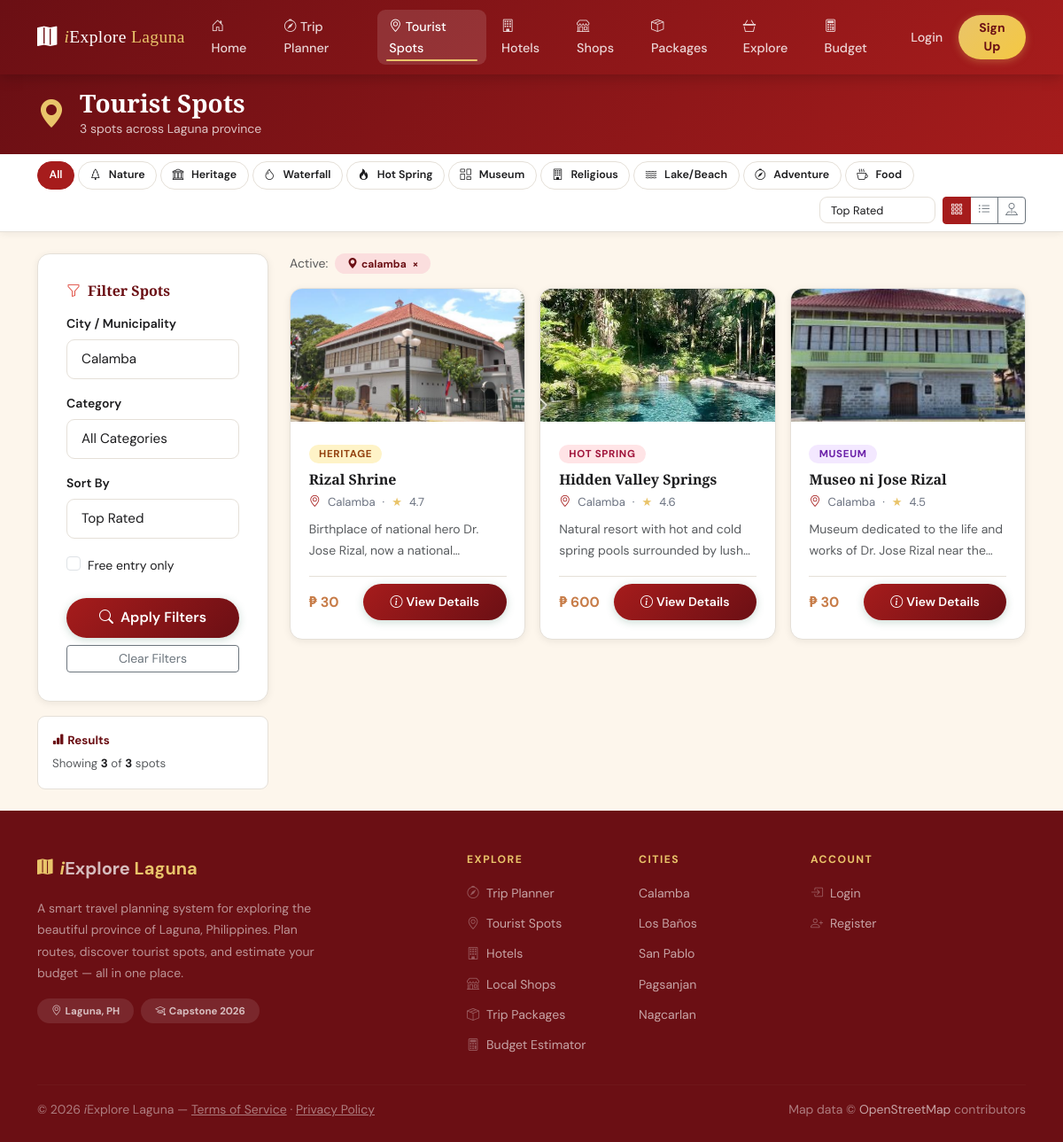
The page /pages/spots.php?city=calamba on the database its author committed.
### tables this page shows
CREATE TABLE `tourist_spots` (
  `id` int(10) UNSIGNED NOT NULL,
  `city_id` int(10) UNSIGNED NOT NULL,
  `name` varchar(150) NOT NULL,
  `slug` varchar(150) NOT NULL,
  `description` text DEFAULT NULL,
  `category` enum('nature','heritage','waterfall','hotspring','museum','religious','beach_lake','adventure','food') NOT NULL,
  `entrance_fee` decimal(8,2) DEFAULT 0.00,
  `operating_hours` varchar(100) DEFAULT NULL,
  `contact_number` varchar(50) DEFAULT NULL,
  `latitude` decimal(10,7) NOT NULL,
  `longitude` decimal(10,7) NOT NULL,
  `rating` decimal(3,2) DEFAULT 4.00,
  `image_url` varchar(255) DEFAULT NULL,
  `google_maps_url` varchar(255) DEFAULT NULL,
  `website_url` varchar(255) DEFAULT NULL,
  `tips` text DEFAULT NULL,
  `is_active` tinyint(1) DEFAULT 1,
  `is_closed` tinyint(1) NOT NULL DEFAULT 0,
  `closure_reason` varchar(255) DEFAULT NULL,
  `closed_until` date DEFAULT NULL,
  `closure_updated_at` datetime DEFAULT NULL,
  `created_at` timestamp NOT NULL DEFAULT current_timestamp()
);

CREATE TABLE `cities` (
  `id` int(10) UNSIGNED NOT NULL,
  `name` varchar(100) NOT NULL,
  `slug` varchar(100) NOT NULL,
  `description` text DEFAULT NULL,
  `latitude` decimal(10,7) NOT NULL,
  `longitude` decimal(10,7) NOT NULL
);

### includes/helpers.php (called while the page is built, shortened)
<?php
require_once __DIR__ . '/db.php';
function spot_categories(): array {
    return [
        'nature'     => ['icon' => 'bi-tree',           'label' => 'Nature',      'bg' => '#fbdede', 'fg' => '#6b0f14'],
        'heritage'   => ['icon' => 'bi-bank',            'label' => 'Heritage',    'bg' => '#fef3c7', 'fg' => '#92400e'],
        'waterfall'  => ['icon' => 'bi-droplet',         'label' => 'Waterfall',   'bg' => '#dbeafe', 'fg' => '#1e40af'],
        'hotspring'  => ['icon' => 'bi-fire',            'label' => 'Hot Spring',  'bg' => '#ffe4e6', 'fg' => '#9f1239'],
        'museum'     => ['icon' => 'bi-columns-gap',     'label' => 'Museum',      'bg' => '#f3e8ff', 'fg' => '#6b21a8'],
        'religious'  => ['icon' => 'bi-building',        'label' => 'Religious',   'bg' => '#fff7ed', 'fg' => '#9a3412'],
        'beach_lake' => ['icon' => 'bi-water',            'label' => 'Lake/Beach',  'bg' => '#e0f2fe', 'fg' => '#075985'],
        'adventure'  => ['icon' => 'bi-compass',         'label' => 'Adventure',   'bg' => '#fef9c3', 'fg' => '#713f12'],
        'food'       => ['icon' => 'bi-cup-hot',         'label' => 'Food',        'bg' => '#fce7f3', 'fg' => '#9d174d'],
    ];
}
function e(string $str): string {
    return htmlspecialchars($str, ENT_QUOTES | ENT_HTML5, 'UTF-8');
}
function input(string $key, string $source = 'request', $default = null) {
    if ($source === 'get') {
        $arr = $_GET;
    } elseif ($source === 'post') {
        $arr = $_POST;
    } else {
        $arr = $_REQUEST;
    }
    if (!isset($arr[$key])) return $default;
    $val = trim($arr[$key]);
    return $val === '' ? $default : $val;
}
function db_fetch_all(string $sql, array $params = []): array {
    $stmt = db()->prepare($sql);
    $stmt->execute($params);
    return $stmt->fetchAll();
}
function db_fetch_one(string $sql, array $params = []): ?array {
    $stmt = db()->prepare($sql);
    $stmt->execute($params);
    $row = $stmt->fetch();
    return $row ?: null;
}

### includes/db.php (called while the page is built, shortened)
<?php
class Database {
    private static ?PDO $instance = null;
    public static function getInstance(): PDO {
        if (self::$instance === null) {
            $dsn = sprintf(
                'mysql:host=%s;dbname=%s;charset=%s',
                DB_HOST, DB_NAME, DB_CHARSET
            );
            $options = [
                PDO::ATTR_ERRMODE            => PDO::ERRMODE_EXCEPTION,
                PDO::ATTR_DEFAULT_FETCH_MODE => PDO::FETCH_ASSOC,
                PDO::ATTR_EMULATE_PREPARES   => false,
                PDO::MYSQL_ATTR_INIT_COMMAND => "SET NAMES utf8mb4 COLLATE utf8mb4_unicode_ci",
            ];
            try {
                self::$instance = new PDO($dsn, DB_USER, DB_PASS, $options);
            } catch (PDOException $e) {
                if (DEBUG_MODE) {
                    die(json_encode([
                        'success' => false,
                        'error'   => 'Database connection failed: ' . $e->getMessage()
                    ]));
                } else {
                    die(json_encode([
                        'success' => false,
                        'error'   => 'Service temporarily unavailable.'
                    ]));
                }
            }
        }
        return self::$instance;
    }
}
function db(): PDO {
    return Database::getInstance();
}

### pages/spots.php (the view, shortened to what this page needs)
<?php
require_once __DIR__ . '/../includes/header.php';
$filter_city = input('city', 'get', '');
$filter_cat  = input('category', 'get', '');
$filter_free = input('free', 'get', '');
$filter_sort = input('sort', 'get', 'rating');
$view_mode   = input('view', 'get', 'grid');
$per_page    = 12;
$page        = max(1, (int) input('p', 'get', 1));
$where  = ['s.is_active = 1'];
$params = [];
if ($filter_city) {
    $where[]  = 'c.slug = ?';
    $params[] = $filter_city;
}
$where_sql = implode(' AND ', $where);
if ($filter_sort === 'name') {
    $order_sql = 's.name ASC';
} elseif ($filter_sort === 'fee') {
    $order_sql = 's.entrance_fee ASC';
} else {
    $order_sql = 's.rating DESC, s.name ASC';
}
$total_count = db_fetch_one(
    "SELECT COUNT(*) as n FROM tourist_spots s JOIN cities c ON s.city_id = c.id WHERE {$where_sql}",
    $params
)['n'] ?? 0;
$total_pages = max(1, ceil($total_count / $per_page));
$page = min($page, $total_pages);
$offset = ($page - 1) * $per_page;
$spots = db_fetch_all(
    "SELECT s.*, c.name AS city_name, c.slug AS city_slug,
            (SELECT url FROM spot_photos WHERE spot_id = s.id AND photo_type = 'main' LIMIT 1) AS main_photo_url
     FROM tourist_spots s
     JOIN cities c ON s.city_id = c.id
     WHERE {$where_sql}
     ORDER BY {$order_sql}
     LIMIT {$per_page} OFFSET {$offset}",
    $params
);
$map_spots = [];
$cities = db_fetch_all("SELECT id, name, slug FROM cities ORDER BY name");
?>
<section class="py-3" style="background:linear-gradient(135deg,var(--maroon-dark),var(--maroon-mid));color:#fff">
  <div class="container">
    <div class="d-flex align-items-center gap-3">
      <i class="bi bi-geo-alt-fill fs-2" style="color:var(--sand-dark)"></i>
      <div>
        <h1 class="mb-0 fs-3" style="font-family:'Playfair Display',serif">Tourist Spots</h1>
        <p class="mb-0 small opacity-75">
          <?= number_format($total_count) ?> spot<?= $total_count !== 1 ? 's' : '' ?> across Laguna province
        </p>
      </div>
    </div>
  </div>
</section>
<div class="spots-toolbar sticky-top" style="top:56px;z-index:100">
  <div class="container">
    <div class="d-flex align-items-center gap-2 flex-wrap py-2 toolbar-scroll-row">
      <div class="d-flex gap-1 flex-wrap flex-grow-1">
        <a href="?<?= http_build_query(array_filter(['city'=>$filter_city,'free'=>$filter_free,'view'=>$view_mode!=='grid'?$view_mode:''])) ?>"
           class="filter-pill <?= !$filter_cat ? 'active' : '' ?>">All</a>
        <?php foreach (spot_categories() as $val => $meta): ?>
        <a href="?<?= http_build_query(array_filter(['city'=>$filter_city,'category'=>$val,'free'=>$filter_free,'view'=>$view_mode!=='grid'?$view_mode:''])) ?>"
           class="filter-pill <?= $filter_cat === $val ? 'active' : '' ?>">
          <i class="bi <?= $meta['icon'] ?> me-1"></i><?= $meta['label'] ?>
        </a>
        <?php endforeach; ?>
      </div>
      <div class="d-flex gap-2 align-items-center ms-auto">
        <select class="form-select form-select-sm" style="width:auto;font-size:.8rem" onchange="applySort(this.value)">
          <option value="rating"  <?= $filter_sort==='rating'?'selected':'' ?>>Top Rated</option>
        </select>
        <div class="btn-group btn-group-sm" role="group">
          <a href="?<?= http_build_query(array_filter(['city'=>$filter_city,'category'=>$filter_cat,'free'=>$filter_free,'sort'=>$filter_sort!=='rating'?$filter_sort:''])) ?>"
             class="btn btn-outline-secondary <?= $view_mode==='grid'?'active':'' ?>" title="Grid view">
            <i class="bi bi-grid-3x3-gap"></i>
          </a>
          <a href="?<?= http_build_query(array_filter(['city'=>$filter_city,'category'=>$filter_cat,'free'=>$filter_free,'sort'=>$filter_sort!=='rating'?$filter_sort:'','view'=>'list'])) ?>"
             class="btn btn-outline-secondary <?= $view_mode==='list'?'active':'' ?>" title="List view">
            <i class="bi bi-list-ul"></i>
          </a>
          <a href="?<?= http_build_query(array_filter(['city'=>$filter_city,'category'=>$filter_cat,'free'=>$filter_free,'sort'=>$filter_sort!=='rating'?$filter_sort:'','view'=>'map'])) ?>"
             class="btn btn-outline-secondary <?= $view_mode==='map'?'active':'' ?>" title="Map view">
            <i class="bi bi-pin-map"></i>
          </a>
        </div>
      </div>
    </div>
  </div>
</div>
<section class="py-4">
<div class="container">
<div class="row g-4">
  <div class="col-lg-3">
    <div class="form-panel">
      <h6 class="fw-bold mb-3" style="font-family:'Playfair Display',serif;color:var(--maroon-dark)">
        <i class="bi bi-funnel me-2" style="color:var(--maroon-light)"></i>Filter Spots
      </h6>
      <form method="GET" action="">
        <div class="mb-3">
          <label class="form-label">City / Municipality</label>
          <select class="form-select form-select-sm" name="city">
            <?php foreach ($cities as $c): ?>
              <option value="<?= e($c['slug']) ?>"
                <?= $filter_city === $c['slug'] ? 'selected' : '' ?>>
                <?= e($c['name']) ?>
              </option>
            <?php endforeach; ?>
          </select>
        </div>
        <div class="mb-3">
          <label class="form-label">Category</label>
          <select class="form-select form-select-sm" name="category">
            <option value="">All Categories</option>
          </select>
        </div>
        <div class="mb-3">
          <label class="form-label">Sort By</label>
          <select class="form-select form-select-sm" name="sort">
            <option value="rating" <?= $filter_sort==='rating'?'selected':'' ?>>Top Rated</option>
          </select>
        </div>
        <div class="mb-4">
          <div class="form-check">
            <input class="form-check-input" type="checkbox" name="free" value="1"
                   id="freeCheck" <?= $filter_free === '1' ? 'checked' : '' ?>>
            <label class="form-check-label small fw-600" for="freeCheck">
              Free entry only
            </label>
          </div>
        </div>
        <button type="submit" class="btn btn-primary-app w-100 mb-2">
          <i class="bi bi-search me-2"></i>Apply Filters
        </button>
        <a href="spots.php" class="btn btn-outline-secondary w-100 btn-sm">
          Clear Filters
        </a>
      </form>
    </div>
    <div class="mt-3 p-3" style="background:#fff;border:1px solid var(--border);border-radius:var(--radius-sm);font-size:.83rem">
      <div class="fw-bold mb-1" style="color:var(--maroon-dark)">
        <i class="bi bi-bar-chart-fill me-1"></i>Results
      </div>
      <div class="text-muted">
        Showing <strong style="color:var(--charcoal)"><?= count($spots) ?></strong>
        of <strong style="color:var(--charcoal)"><?= number_format($total_count) ?></strong> spots
      </div>
    </div>
  </div>
  <div class="col-lg-9">
    <?php if ($view_mode === 'map'): ?>
      <?php if (empty($map_spots)): ?>
      <div class="text-center py-5">
        <i class="bi bi-pin-map fs-1 text-muted d-block mb-3"></i>
        <h5 class="fw-bold">No mappable spots found</h5>
        <p class="text-muted">Try adjusting your filters, or switch back to grid view.</p>
      </div>
      <?php else: ?>
      <div id="spots-map" style="height:600px;border-radius:var(--radius-sm);overflow:hidden"></div>
      <p class="text-muted small mt-2 mb-0">
        <i class="bi bi-info-circle me-1"></i>Showing <?= count($map_spots) ?> spot<?= count($map_spots)!=1?'s':'' ?> matching your filters.
      </p>
      <?php endif; ?>
    <?php else: ?>
    <?php if ($filter_city || $filter_cat || $filter_free): ?>
    <div class="d-flex flex-wrap gap-2 mb-3 align-items-center">
      <span class="text-muted small">Active:</span>
      <?php if ($filter_city): ?>
        <span class="badge rounded-pill" style="background:var(--maroon-pale);color:var(--maroon-dark);padding:.35rem .85rem">
          <i class="bi bi-geo-alt-fill me-1"></i><?= e($filter_city) ?> <a href="?<?= http_build_query(array_filter(['category'=>$filter_cat,'free'=>$filter_free,'view'=>$view_mode!=='grid'?$view_mode:''])) ?>" class="text-decoration-none ms-1" style="color:var(--maroon-dark)">×</a>
        </span>
      <?php endif; ?>
    </div>
    <?php endif; ?>
    <?php if ($view_mode !== 'list'): ?>
    <div class="row g-3">
      <?php foreach ($spots as $spot):
        $catMeta = spot_categories()[$spot['category']] ?? ['bg'=>'#f1f5f9','fg'=>'#334155','icon'=>'bi-geo-alt','label'=>$spot['category']];
      ?>
      <div class="col-sm-6 col-xl-4">
        <div class="card-app h-100">
          <a href="spot-detail.php?id=<?= $spot['id'] ?>" class="text-decoration-none">
          <?php if (!empty($spot['main_photo_url'])): ?>
          <div class="card-img-placeholder" style="height:150px;padding:0;overflow:hidden">
            <img src="<?= e($spot['main_photo_url']) ?>" alt="<?= e($spot['name']) ?>" style="width:100%;height:100%;object-fit:cover">
          </div>
          <?php else: ?>
          <div class="card-img-placeholder" style="height:150px;font-size:2.5rem">
            <i class="bi <?= $catMeta['icon'] ?>"></i>
          </div>
          <?php endif; ?>
          </a>
          <div class="card-body-app d-flex flex-column">
            <div class="mb-2">
              <span style="background:<?= $catMeta['bg'] ?>;color:<?= $catMeta['fg'] ?>;padding:.2rem .7rem;border-radius:20px;font-size:.72rem;font-weight:700;text-transform:uppercase;letter-spacing:.06em">
                <?= $catMeta['label'] ?>
              </span>
            </div>
            <a href="spot-detail.php?id=<?= $spot['id'] ?>" class="text-decoration-none">
              <h5 class="card-title-app mb-1" style="font-size:1rem;color:var(--charcoal)"><?= e($spot['name']) ?></h5>
            </a>
            <div class="card-meta mb-2">
              <i class="bi bi-geo-alt text-maroon"></i>
              <span><?= e($spot['city_name']) ?></span>
              <span>·</span>
              <span style="color:var(--sand-dark)">★</span>
              <span><?= number_format($spot['rating'], 1) ?></span>
            </div>
            <p class="text-muted small mb-3 flex-grow-1"
               style="display:-webkit-box;-webkit-line-clamp:2;-webkit-box-orient:vertical;overflow:hidden">
              <?= e($spot['description']) ?>
            </p>
            <div class="d-flex justify-content-between align-items-center mt-auto pt-2"
                 style="border-top:1px solid var(--border)">
              <span class="fw-bold">
                <?= $spot['entrance_fee'] > 0
                    ? '<span style="color:var(--terracotta)">₱ ' . number_format($spot['entrance_fee'], 0) . '</span>'
                    : '<span style="color:#16a34a;font-size:.82rem"><i class="bi bi-check-circle-fill me-1"></i>Free</span>' ?>
              </span>
              <a href="spot-detail.php?id=<?= $spot['id'] ?>"
                 class="btn btn-sm btn-primary-app">
                <i class="bi bi-info-circle me-1"></i>View Details
              </a>
            </div>
          </div>
        </div>
      </div>
      <?php endforeach; ?>
    </div>
    <?php endif; ?>
    <?php endif; ?>
  </div>
</div>
</div>
</section>
<?php require_once __DIR__ . '/../includes/footer.php'; ?>

### rows shown on the page
tourist_spots: shows a picture, category "HERITAGE", name "Rizal Shrine", city.name "Calamba", rating "4.7", description "Birthplace of national hero Dr. Jose Rizal, now a…", entrance_fee "30"
tourist_spots: shows a picture, category "HOT SPRING", name "Hidden Valley Springs", city.name "Calamba", rating "4.6", description "Natural resort with hot and cold spring pools surrounded by…", entrance_fee "600"
tourist_spots: shows a picture, category "MUSEUM", name "Museo ni Jose Rizal", city.name "Calamba", rating "4.5", description "Museum dedicated to the life and works of Dr. Jose Rizal near…", entrance_fee "30"

### other values the page prints
$total_count "3"
$meta['label'] "Nature"
$meta['label'] "Heritage"
$meta['label'] "Waterfall"
$meta['label'] "Hot Spring"
$meta['label'] "Museum"
$meta['label'] "Religious"
$meta['label'] "Lake/Beach"
$meta['label'] "Adventure"
$meta['label'] "Food"
count($spots) "3"
$filter_city "calamba"
form field city "Calamba"
